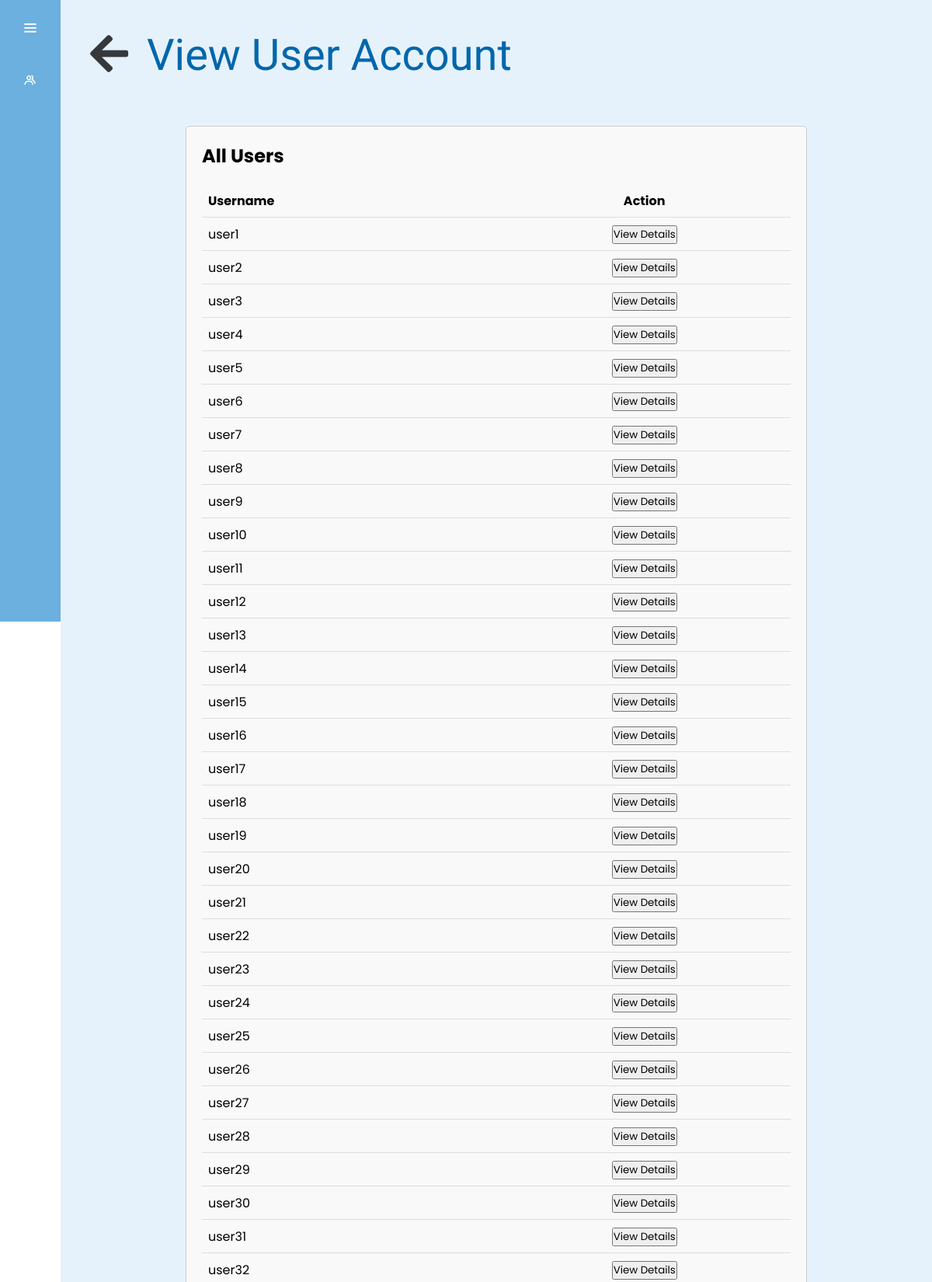
Screenshot of /view_user_account (signed in, upper part) with the database file from the repository.
### csit314/entity/UserAccount.py (models this page shows, shortened)
class UserAccount(db.Model):
    __tablename__ = 'user'
    id = db.Column(db.Integer, primary_key=True)
    userid = db.Column(db.String(32), nullable=False, unique=True)
    password = db.Column(db.String(64), nullable=False)
    email = db.Column(db.String, nullable=False, unique=True)
    firstName = db.Column(db.String)
    lastName = db.Column(db.String)
    role = db.Column(db.String(10))
    status = db.Column(db.String(50), default="Active", nullable=False)
    @classmethod
    def getUserAccounts(cls):
        return cls.query.all()

### csit314/controller/admin/UserAccount/ViewUserAccountController.py (the view)
    @login_required
    @admin_only
    def view_user_accounts(self):
        userList = UserAccount.getUserAccounts()
        return render_template("UserAccount/ViewUserAccountPage.html", users=userList)

### csit314/controller/authentication/LoginController.py (called while the page is built)
    def load_logged_in_user(self):
        user_id = session.get('user_id')
        if user_id is None:
            g.user = None
        else:
            g.user = UserAccount.query.get(user_id)

### csit314/boundary/templates/UserAccount/ViewUserAccountPage.html (shortened to what this page needs)
<!DOCTYPE html>
<html lang="en">
<head>
    <link rel="stylesheet" href="https://cdnjs.cloudflare.com/ajax/libs/font-awesome/5.15.4/css/all.min.css">
    <link href='https://unpkg.com/boxicons@2.1.4/css/boxicons.min.css' rel='stylesheet'>
</head>
<body>
 {% include "UserAccount/admin_navbar.html" %}
      <section class="home-section">
        <h2 class="main-heading"><i class="fas fa-arrow-left" style="cursor: pointer;"
                                    onclick="window.location.href = '/user_account_dashboard'"></i> View User Account</h2>
        <div class="account-view-container" id="account-view-container">
            <h2 id="account-view-heading">All Users</h2>
            <table id="view-account-user-table">
                <thead>
                    <tr>
                    <th>Username</th>
                    <th>Action</th>
                    </tr>
                </thead>
                <tbody id="user-table-body">
                    {% for user in users %}
                    <tr>
                        <td>{{user.userid}}</td>
                        <td><button onclick="viewUserDetails('{{user.userid}}')">View Details</button></td>
                    </tr>
                </tbody>
                    {% endfor %}
            </table>
        </div>
      </section>
</body>
</html>

### csit314/boundary/templates/UserAccount/ViewUserAccountPage.html (style rules this page uses)
.home-section { position: relative; background-color: var(--color-body); min-height: 100vh; top:0; left:78px; width: calc(100% - 78px); transition: all .5s ease; z-index: 2; }
.home-section .main-heading { display: inline-block; color:#0067ac; font-family: "Concert One", serif; font-size: 56px; font-weight: 50; margin: 38px; }
#account-view-heading { margin-bottom:20px; }
.account-view-container { width: 800px; margin: 20px auto; padding: 20px; border: 1px solid #ccc; border-radius: 5px; background-color: #f9f9f9; }
table { width: 100%; border-collapse: collapse; margin-bottom: 20px; }
th, td { padding: 8px; text-align: left; border-bottom: 1px solid #ddd; }
th:last-child, td:last-child { text-align: center; }
h2 i { color:rgba(0, 0, 0, 0.765); margin-right: 10px; font-size: 56px; }

### csit314/boundary/templates/UserAccount/admin_navbar.html (style rules this page uses)
:root { --color-default:#6bb0de; --color-second:#0067ac; --color-white:#fff; --color-body:#e6f2fb; --color-light:#e0e0e0; }
* { padding: 0%; margin: 0%; box-sizing: border-box; font-family: 'Poppins', sans-serif; }
body { min-height: 100vh; }

### rows the page displays
UserAccount: userid "user1"
UserAccount: userid "user2"
UserAccount: userid "user3"
UserAccount: userid "user4"
UserAccount: userid "user5"
UserAccount: userid "user6"
UserAccount: userid "user7"
UserAccount: userid "user8"
UserAccount: userid "user9"
UserAccount: userid "user10"
UserAccount: userid "user11"
UserAccount: userid "user12"
UserAccount: userid "user13"
UserAccount: userid "user14"
UserAccount: userid "user15"
UserAccount: userid "user16"
UserAccount: userid "user17"
UserAccount: userid "user18"
UserAccount: userid "user19"
UserAccount: userid "user20"
UserAccount: userid "user21"
UserAccount: userid "user22"
UserAccount: userid "user23"
UserAccount: userid "user24"
UserAccount: userid "user25"
UserAccount: userid "user26"
UserAccount: userid "user27"
UserAccount: userid "user28"
UserAccount: userid "user29"
UserAccount: userid "user30"
UserAccount: userid "user31"
UserAccount: userid "user32"
